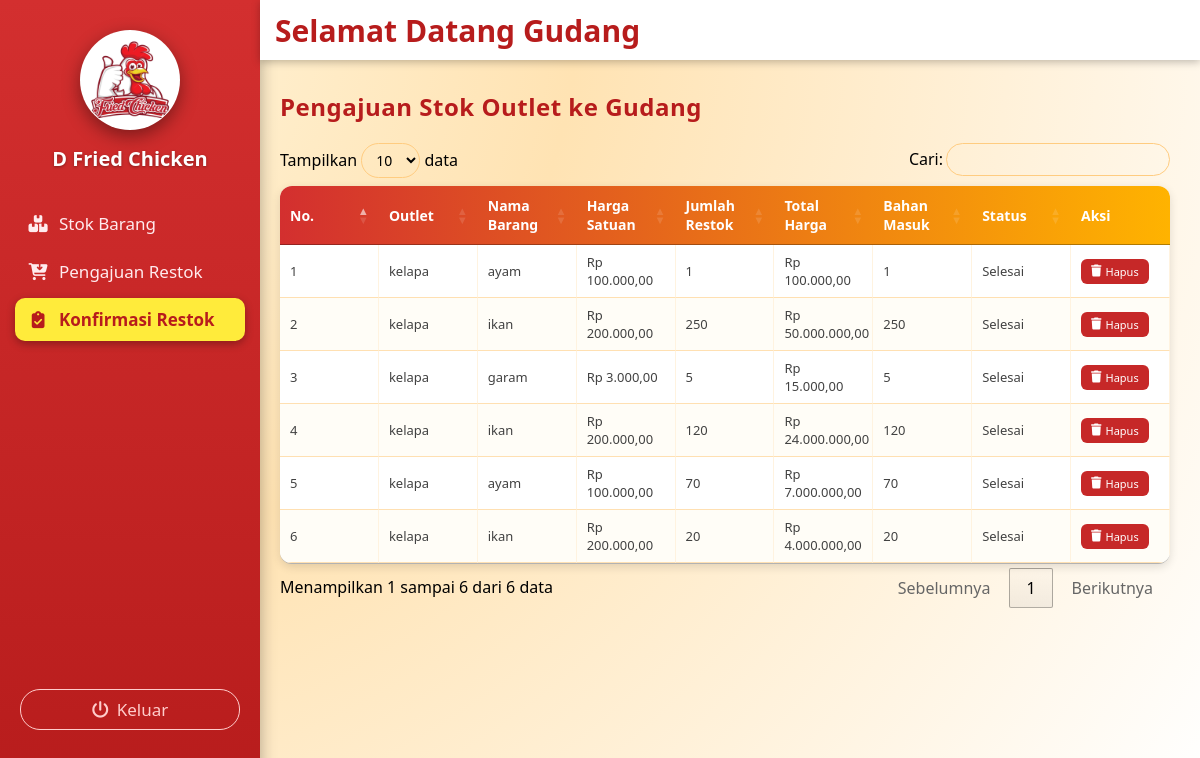
Before: /gudang/konfirmasi_restok/konfirmasi_restok.php (signed in) with the older database file.
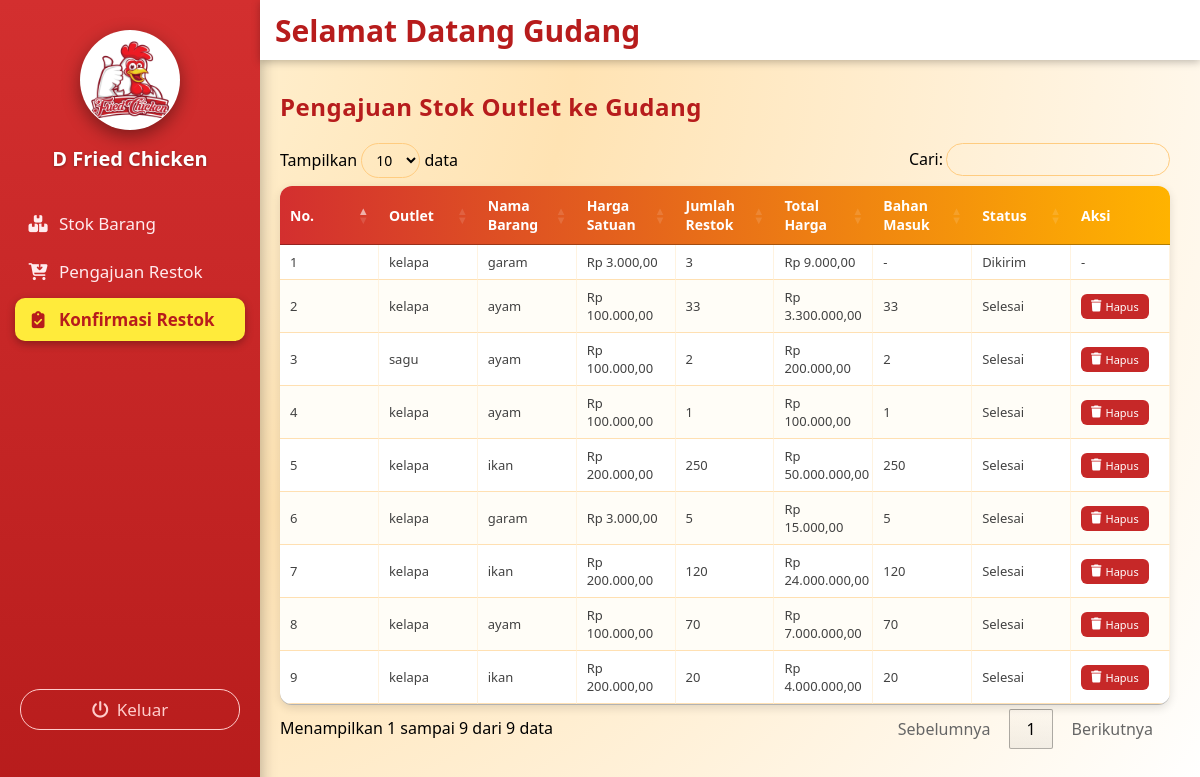
After: the same page with the newer database file.
### tables this page shows
CREATE TABLE `restok_bahan_outlet` (
  `Id_restok_bahan` int NOT NULL,
  `Id_outlet` int NOT NULL,
  `Id_stok_outlet` int NOT NULL,
  `Nama_barang` varchar(100) DEFAULT NULL,
  `Jumlah_restok` int DEFAULT NULL,
  `Status` varchar(50) DEFAULT NULL
);

CREATE TABLE `outlet` (
  `id_outlet` int NOT NULL,
  `nama_outlet` varchar(15) NOT NULL,
  `alamat` text NOT NULL
);

### gudang/konfirmasi_restok/konfirmasi_restok.php (the view, shortened to what this page needs)
<?php
include '../../koneksi/sidebargudang.php';
include '../../koneksi/koneksi.php';
?>
<link rel="stylesheet" href="https://cdn.datatables.net/1.13.6/css/jquery.dataTables.min.css">
<link rel="stylesheet" href="https://cdnjs.cloudflare.com/ajax/libs/font-awesome/6.5.0/css/all.min.css">
<div class="konten-utama">
  <h2>Pengajuan Stok Outlet ke Gudang</h2>
  <table id="tabel-ajukan-outlet" class="tabel-ajukan">
    <thead>
      <tr>
        <th>No.</th>
        <th>Outlet</th>
        <th>Nama Barang</th>
        <th>Harga Satuan</th>
        <th>Jumlah Restok</th>
        <th>Total Harga</th>
        <th>Bahan Masuk</th>
        <th>Status</th>
        <th>Aksi</th>
      </tr>
    </thead>
    <tbody>
      <?php
      $no = 1;
      $sql = "
        SELECT
          r.Id_restok_bahan,
          r.Id_outlet,
          r.Id_stok_outlet,
          r.Nama_barang,
          r.Jumlah_restok,
          r.Status,
          o.nama_outlet,
          b.harga AS Harga,
          (b.harga * r.Jumlah_restok) AS Total_harga,
          COALESCE(SUM(bm.Bahan_masuk), 0) AS bahan_masuk
        FROM restok_bahan_outlet r
        JOIN outlet o ON o.id_outlet = r.Id_outlet
        LEFT JOIN stok_outlet so ON so.Id_stok_outlet = r.Id_stok_outlet
        LEFT JOIN barang b ON b.id_barang = so.Id_barang
        LEFT JOIN bahan_masuk bm ON bm.Id_restok_bahan = r.Id_restok_bahan
        GROUP BY r.Id_restok_bahan
        ORDER BY r.Id_restok_bahan DESC
      ";
      $q = mysqli_query($conn, $sql);
      while ($row = mysqli_fetch_assoc($q)) {
        $harga = (float)($row['Harga'] ?? 0);
        $total = (float)($row['Total_harga'] ?? 0);
        $masuk = (int)($row['bahan_masuk'] ?? 0);
      ?>
      <tr>
        <td data-label="No"><?= $no++; ?></td>
        <td data-label="Outlet"><?= htmlspecialchars($row['nama_outlet'] ?? '-'); ?></td>
        <td data-label="Nama Barang"><?= htmlspecialchars($row['Nama_barang'] ?? '-'); ?></td>
        <td data-label="Harga">Rp <?= number_format($harga, 2, ',', '.'); ?></td>
        <td data-label="Jumlah"><?= (int)($row['Jumlah_restok'] ?? 0); ?></td>
        <td data-label="Total">Rp <?= number_format($total, 2, ',', '.'); ?></td>
        <td data-label="Bahan Masuk"><?= ($masuk > 0) ? $masuk : '-'; ?></td>
        <td data-label="Status"><?= htmlspecialchars($row['Status'] ?? '-'); ?></td>
        <td data-label="Aksi">
          <?php if (($row['Status'] ?? '') === 'Menunggu'): ?>
            <button class="tombol tombol-setuju" onclick="setujui(<?= (int)$row['Id_restok_bahan']; ?>)">
              <i class="fa-solid fa-check"></i> Setujui
            </button>
            <button class="tombol tombol-tolak" onclick="tolak(<?= (int)$row['Id_restok_bahan']; ?>)">
              <i class="fa-solid fa-xmark"></i> Tolak
            </button>
          <?php elseif (($row['Status'] ?? '') === 'Selesai'): ?>
            <button class="tombol tombol-hapus" onclick="hapus(<?= (int)$row['Id_restok_bahan']; ?>)">
              <i class="fa-solid fa-trash"></i> Hapus
            </button>
          <?php else: ?>
            -
          <?php endif; ?>
        </td>
      </tr>
      <?php } ?>
    </tbody>
  </table>
</div>

Changed rows visible on the page:
added restok_bahan_outlet: Id_outlet.nama_outlet "kelapa", Nama_barang "garam", harga "3.000,00", Jumlah_restok "3", total "9.000,00", Status "Dikirim"
added restok_bahan_outlet: Id_outlet.nama_outlet "kelapa", Nama_barang "ayam", harga "100.000,00", Jumlah_restok "33", total "3.300.000,00", masuk "33", Status "Selesai"
added restok_bahan_outlet: Id_outlet.nama_outlet "sagu", Nama_barang "ayam", harga "100.000,00", Jumlah_restok "2", total "200.000,00", masuk "2", Status "Selesai"
Other visible differences:
text written by a page script: "Tampilkan data Cari: Menampilkan 1 sampai 6 dari 6 data Sebelumnya 1 Berikutnya" → "Tampilkan data Cari: Menampilkan 1 sampai 9 dari 9 data Sebelumnya 1 Berikutnya"
